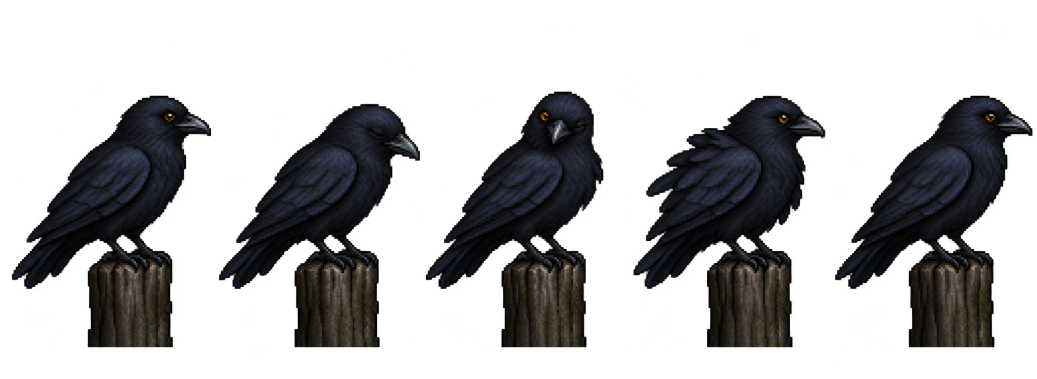
#> input picture locations/props-animated/crow/source.png, 2073 x 758 px, found by its file name (shown at 1/2 size)
$ python build_blocked.py
#> lines starting #> are read from the running program, lines starting #| are printed output that depends on the picture; after the words box and inside, x2 and y2 are one past the last pixel; in counts of white or black regions, pixels touching at a corner belong together
"""Rebuild the closed-cell sprites from their included generated source strips."""

from pathlib import Path

from PIL import Image, ImageDraw, ImageFont


ROOT = Path(__file__).resolve().parent
SIZE = 128
FRAMES = 5
ITEMS = {
    "forest-outpost/hay-bale": (104, 85),
    "forest-outpost/mossy-stump": (104, 103),
    "frost-pass/snowdrift": (106, 100),
    "frost-pass/ice-boulders": (104, 103),
    "marsh-crossing/mud-clump": (106, 91),
    "marsh-crossing/root-tangle": (105, 103),
    "ruined-cemetery/gravestone": (87, 110),
    "ruined-cemetery/bone-heap": (104, 103),
}


def visible_box(image: Image.Image) -> tuple[int, int, int, int]:
    mask = image.getchannel("A").point(lambda alpha: 255 if alpha > 40 else 0)
    box = mask.getbbox()
    if box is None:
        raise ValueError("Empty source cell")
    return box


def build_item(name: str, bounds: tuple[int, int]) -> list[Image.Image]:
#> called with name = 'forest-outpost/hay-bale', bounds = (104, 85)
    folder = ROOT / name
    source = Image.open(folder / "source.png").convert("RGBA")
#> source is the input picture: PIL image 2073x758 RGBA; mean R, G, B, A 8.6, 8.4, 9.3, 78
    cells = [source.crop((round(i * source.width / FRAMES), 0,
                          round((i + 1) * source.width / FRAMES), source.height))
             for i in range(FRAMES)]
#> cells = 5 items
    boxes = [visible_box(cell) for cell in cells]
#> in visible_box, `mask = image.getchannel("A").point(lambda alpha: 255 if alpha > 40 els..`:
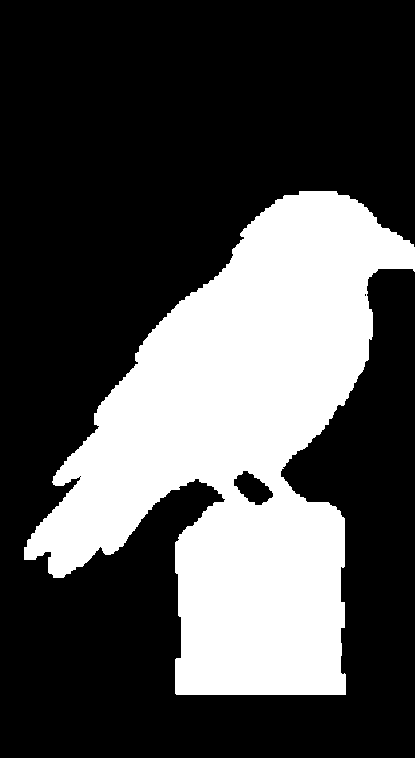
#> mask: PIL image 415x758 L; 30.9% white; 1 white region, box (x1, y1, x2, y2) and area: (24, 191, 415, 695) 97144
#> in visible_box, `box = mask.getbbox()`: box = (24, 191, 415, 695)
#> in visible_box (call 2), `mask = image.getchannel("A").point(lambda alpha: 255 if alpha > 40 els..`: mask: PIL image 414x758 L; 30.4% white; 2 white regions, box (x1, y1, x2, y2) and area: (22, 207, 414, 695) 95395, (0, 248, 8, 272) 154
#> in visible_box (call 3), `mask = image.getchannel("A").point(lambda alpha: 255 if alpha > 40 els..`: mask: PIL image 415x758 L; 30.7% white; 2 white regions, box (x1, y1, x2, y2) and area: (22, 183, 378, 695) 96290, (0, 287, 11, 322) 313
#> in visible_box (call 4), `mask = image.getchannel("A").point(lambda alpha: 255 if alpha > 40 els..`: mask: PIL image 414x758 L; 34.4% white; 1 white region, box (x1, y1, x2, y2) and area: (22, 191, 407, 695) 107815
#> in visible_box (call 5), `mask = image.getchannel("A").point(lambda alpha: 255 if alpha > 40 els..`: mask: PIL image 415x758 L; 30.7% white; 2 white regions (1 under 20 px), largest, box (x1, y1, x2, y2) and area: (12, 191, 407, 695) 96531
#> boxes = [(24, 191, 415, 695), (0, 207, 414, 695), (0, 183, 378, 695), (22, 191, 407, 695), (12, 191, 407, 695)]
    scale = min(bounds[0] / max(b[2] - b[0] for b in boxes),
                bounds[1] / max(b[3] - b[1] for b in boxes))
#> scale = 0.166
    frames = []
    for index, (cell, box) in enumerate(zip(cells, boxes), 1):
        crop = cell.crop(box)
        width = round(crop.width * scale)
        height = round(crop.height * scale)
        sprite = crop.resize((width, height), Image.Resampling.NEAREST)
        frame = Image.new("RGBA", (SIZE, SIZE), (0, 0, 0, 0))
        frame.alpha_composite(sprite, ((SIZE - width) // 2, 117 - height))
        frame.save(folder / f"frame-{index:02d}.png", optimize=True)
        frames.append(frame)
#> this loop made 5 passes
#> (box, width, height) on passes 1 to 5: ((24, 191, 415, 695), 65, 84), ((0, 207, 414, 695), 69, 81), ((0, 183, 378, 695), 63, 85), ((22, 191, 407, 695), 64, 84), ((12, 191, 407, 695), 66, 84)
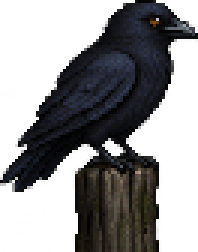
#> sprite: PIL image 66x84 RGBA (shown 3 times larger); mean R, G, B, A 13.6, 13.3, 14.6, 120; transparent parts drawn white
#> after the loop, frames = 5 items

    sheet = Image.new("RGBA", (SIZE * FRAMES, SIZE), (0, 0, 0, 0))
#> sheet: PIL image 640x128 RGBA; every value is 0
    for i, frame in enumerate(frames):
        sheet.alpha_composite(frame, (i * SIZE, 0))
#> this loop made 5 passes
#> the loop in build_item (call 2), `for index, (cell, box) in enumerate(zip(cells, boxes), 1):` made 5 passes
#> (box, width, height) on passes 1 to 5: ((24, 191, 415, 695), 79, 101), ((0, 207, 414, 695), 83, 98), ((0, 183, 378, 695), 76, 103), ((22, 191, 407, 695), 77, 101), ((12, 191, 407, 695), 79, 101)
#> the loop in build_item (call 2), `for i, frame in enumerate(frames):` made 5 passes
#> in build_item (call 5), `scale = min(bounds[0] / max(b[2] - b[0] for b in boxes), bounds[1] / m..`: scale = 0.178
#> the loop in build_item (call 5), `for index, (cell, box) in enumerate(zip(cells, boxes), 1):` made 5 passes
#> (box, width, height) on passes 1 to 5: ((24, 191, 415, 695), 69, 90), ((0, 207, 414, 695), 74, 87), ((0, 183, 378, 695), 67, 91), ((22, 191, 407, 695), 68, 90), ((12, 191, 407, 695), 70, 90)
#> the loop in build_item (call 5), `for i, frame in enumerate(frames):` made 5 passes
#> after the loop in build_item (call 5), `for i, frame in enumerate(frames):`:
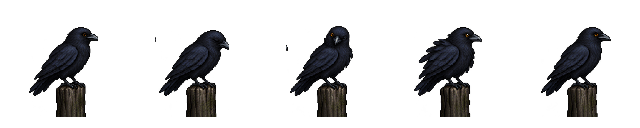
#> sheet: PIL image 640x128 RGBA; mean R, G, B, A 5.2, 5.1, 5.6, 47.3; transparent parts drawn white
#> in build_item (call 7), `scale = min(bounds[0] / max(b[2] - b[0] for b in boxes), bounds[1] / m..`: scale = 0.21
#> the loop in build_item (call 7), `for index, (cell, box) in enumerate(zip(cells, boxes), 1):` made 5 passes
#> (box, width, height) on passes 1 to 5: ((24, 191, 415, 695), 82, 106), ((0, 207, 414, 695), 87, 103), ((0, 183, 378, 695), 79, 108), ((22, 191, 407, 695), 81, 106), ((12, 191, 407, 695), 83, 106)
#> pass 1, in build_item (call 7), `frame.save(folder / f"frame-{index:02d}.png", optimize=True)`:
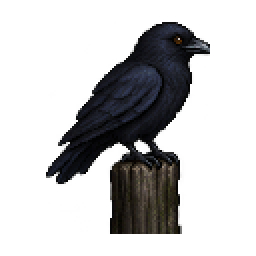
#> saved as frame-01.png: PIL image 128x128 RGBA (shown 2 times larger); mean R, G, B, A 7.2, 7, 7.7, 64.8; transparent parts drawn white
#> the loop in build_item (call 7), `for i, frame in enumerate(frames):` made 5 passes
#> after the loop in build_item (call 7), `for i, frame in enumerate(frames):`:
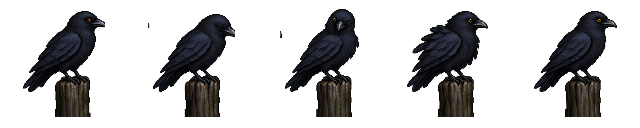
#> sheet: PIL image 640x128 RGBA; mean R, G, B, A 7.3, 7.2, 7.9, 66.2; transparent parts drawn white
    sheet.save(folder / "spritesheet.png", optimize=True)
    frames[0].save(folder / "preview.gif", save_all=True,
                   append_images=frames[1:], duration=[180] * FRAMES,
                   loop=0, disposal=2, transparency=0)
    return frames


def build_overview(rows: list[tuple[str, list[Image.Image]]]) -> None:
    scale = 2
#> scale = 2
    cell = SIZE * scale
#> cell = 256
    label_width = 230
    gap = 12
    canvas = Image.new("RGB", (label_width + FRAMES * cell + 36,
                               len(rows) * (cell + gap) + 24), "#22262c")
    draw = ImageDraw.Draw(canvas)
    font = ImageFont.load_default()
    for row, (name, frames) in enumerate(rows):
        y = 12 + row * (cell + gap)
        draw.text((14, y + cell // 2 - 6), name, fill="#e3dfd5", font=font)
        for i, frame in enumerate(frames):
            x = label_width + i * cell
            tile = Image.new("RGBA", (cell, cell), "#343a40")
            tile.alpha_composite(frame.resize((cell, cell), Image.Resampling.NEAREST))
            canvas.paste(tile.convert("RGB"), (x, y))
#> this loop made 8 passes
#> (name, y) on passes 1 to 8: ('forest-outpost/hay-bale', 12), ('forest-outpost/mossy-stump', 280), ('frost-pass/snowdrift', 548), ('frost-pass/ice-boulders', 816), ('marsh-crossing/mud-clump', 1084), ('marsh-crossing/root-tangle', 1352), ('ruined-cemetery/gravestone', 1620), ('ruined-cemetery/bone-heap', 1888)
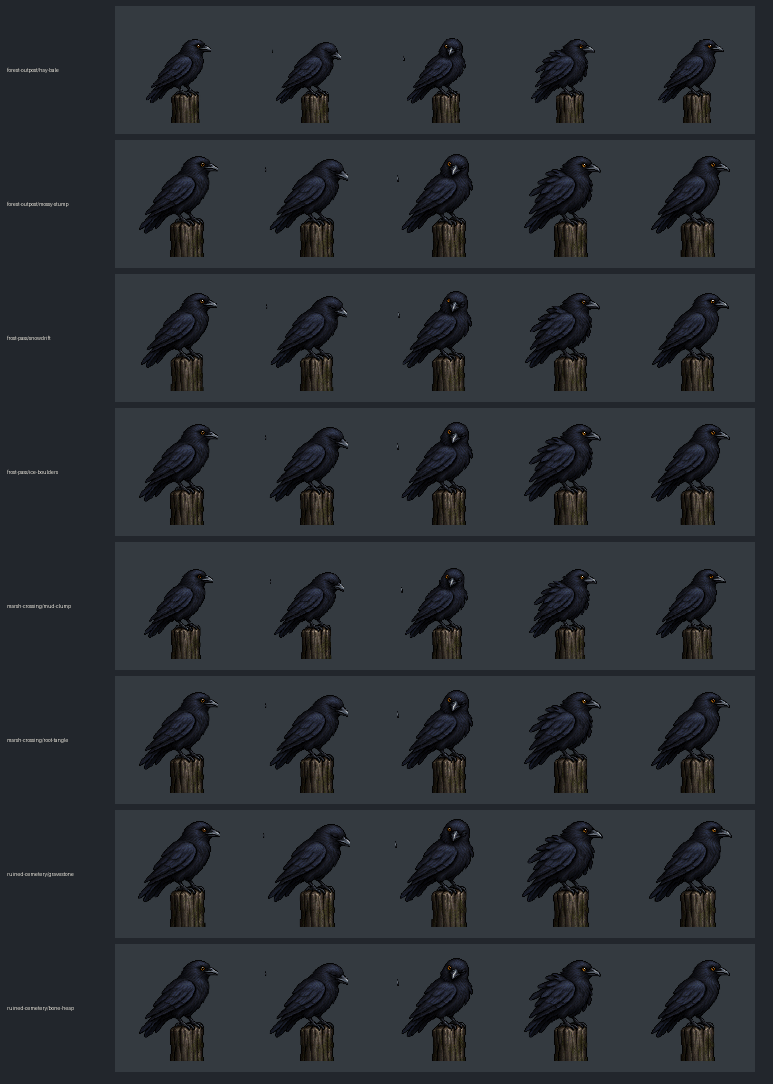
#> canvas: PIL image 1546x2168 RGB (shown at 1/2 size); mean R, G, B 43.9, 48.3, 53.7
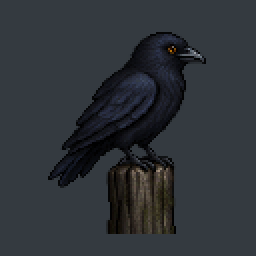
#> tile: PIL image 256x256 RGBA; mean R, G, B, A 46.4, 50.9, 56.1, 255
    canvas.save(ROOT / "overview.png", optimize=True)


if __name__ == "__main__":
    build_overview([(name, build_item(name, bounds))
                    for name, bounds in ITEMS.items()])
